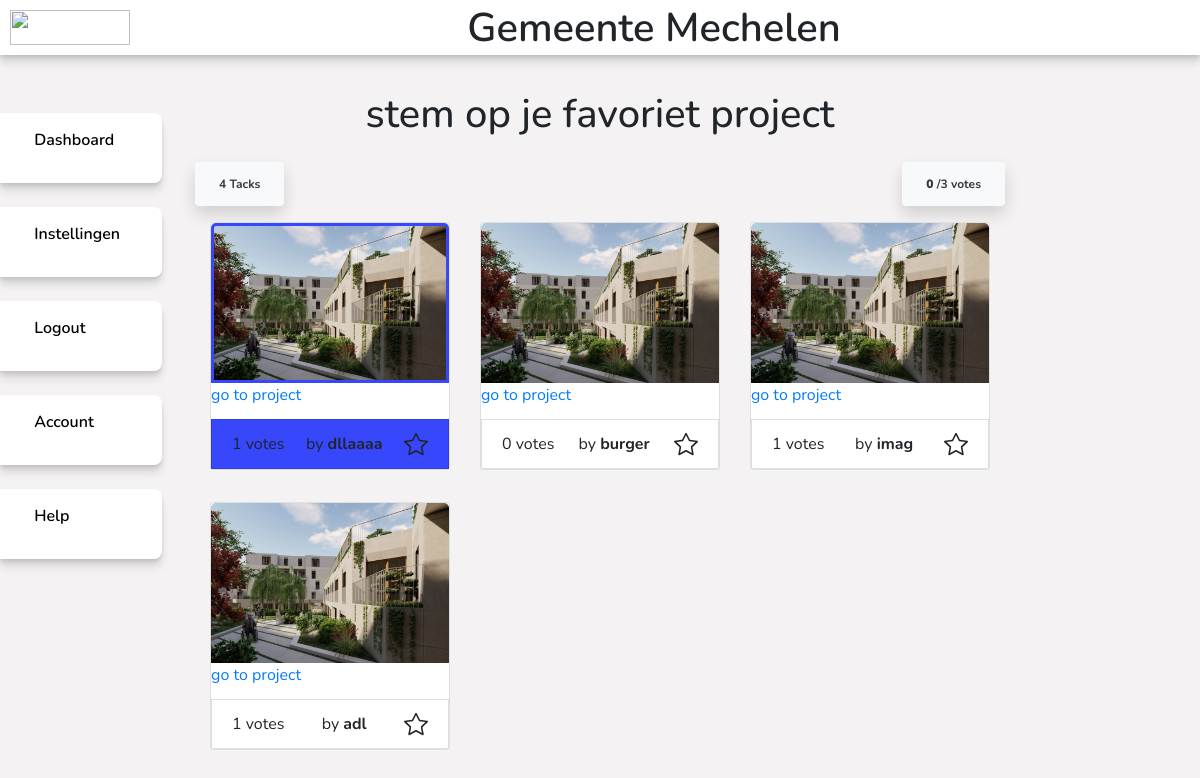
/projectVoting.php?projectId=2, run on the app's committed database.
### tables this page shows
CREATE TABLE `project_items` (
  `id` int(11) NOT NULL,
  `items` longtext,
  `user_id` int(11) NOT NULL,
  `project_id` int(11) NOT NULL,
  `status` varchar(255) NOT NULL,
  `budget` varchar(255) NOT NULL
);

CREATE TABLE `users` (
  `id` int(11) NOT NULL,
  `username` varchar(255) NOT NULL,
  `email` varchar(255) NOT NULL,
  `password` varchar(255) NOT NULL,
  `ProfilePicture` varchar(2000) DEFAULT NULL,
  `Type` int(1) NOT NULL
);

### inc/navdefiner.inc.php (called while the page is built, shortened)
<?php
$user = $_SESSION['user'];
$userType = $user['Type'];
$navClassA = '';
        $navClassD = '';
        $navClassE = '';
        $navClassF = '';
        $navClassG = '';

### src/core/Items.php (called while the page is built, shortened)
<?php
    class Items {
    public static function findAllItemsByProject($projectId){
        $conn = DB::getConnection();
        $statement = $conn->prepare("select * from project_items where project_id = :projectId");
        $statement->bindValue(':projectId', $projectId);
        $statement->execute();
        return $statement->fetchAll();
    }
    public static function getProjectWinner($projectId){
        $conn = DB::getConnection();
        $statement = $conn->prepare("select * from project_items where project_id = :projectId and status = :status");
        $statement->bindValue(':projectId', $projectId);
        $statement->bindValue(':status', "winner");
        $statement->execute();
        return $statement->fetch();
    }
}

### src/core/Votes.php (called while the page is built, shortened)
<?php
    class Votes {
    public static function getVotes($voterId, $projectId){
        $conn = DB::getConnection();
        $statement = $conn->prepare("select * from votes where voter_id = :voterId and project_id = :projectId");
        $statement->bindValue(':voterId', $voterId);
        $statement->bindValue(':projectId', $projectId);
        $statement->execute();
        return count($statement->fetchAll());
    }
    public static function getProjectVotes($userId, $projectId){
        $conn = DB::getConnection();
        $statement = $conn->prepare("select * from votes where user_id = :userId and project_id = :projectId");
        $statement->bindValue(':userId', $userId);
        $statement->bindValue(':projectId', $projectId);
        $statement->execute();
        return count($statement->fetchAll());
    }
    public static function isVoted($userId, $voterId, $projectId){
        $conn = DB::getConnection();
        $statement = $conn->prepare("select * from votes where voter_id = :voterId and user_id = :userId and project_id = :projectId");
        $statement->bindValue(':voterId', $voterId);
        $statement->bindValue(':userId', $userId);
        $statement->bindValue(':projectId', $projectId);
        $statement->execute();
        return $statement->fetchAll();
    }
}

### src/core/Burger.php (called while the page is built, shortened)
<?php
        class Burger {
        public static function getUserById($userId){
            $conn = DB::getConnection();
            $statement = $conn->prepare("select * from users where id = :id");
            $statement->bindValue("id", $userId);
            $statement->execute();
            return $statement->fetch();
        }
}

### projectVoting.php (the view, shortened to what this page needs)
<?php
include_once("inc/navdefiner.inc.php");
if(isset($_GET['projectId'])){
    $userProjects = Items::findAllItemsByProject($_GET['projectId']);
}else{
    $userProjects = "";
}
?>
<!DOCTYPE html>
<html lang="en">
<head>
<?php include_once("inc/header.inc.php"); ?>
    <link rel="stylesheet" href="https://cdn.jsdelivr.net/npm/bootstrap@4.1.3/dist/css/bootstrap.min.css">
</head>
<body>
    <?php include_once("inc/topnav.inc.php"); ?>
    <section id="navSection" class="d-inline-block">
    <?php include_once("inc/nav.inc.php"); ?>
    </section>
    <div class="d-flex justify-content-center" style="height: 100vh; top: 50px; position: relative; margin-left: 15%; width: 70%;">
        <div class="container d-flex flex-column" style="width: 100%; margin-left: 0; margin-right: 0;">
            <div class="text-center my-3">
                <h1>stem op je favoriet project</h1>
            </div>
            <?php if ($userProjects == null) : ?>
                <div class="alert alert-danger" role="alert">
                    probleem met het vinden van de projecten probeer opnieuw
                </div>
            <?php else : ?>
                <div class="d-flex flex-row justify-content-between">
                    <div class="shadow badge bg-light text-dark px-4 py-3"><?php echo count($userProjects) ?> Tacks</div>
                    <?php if ($userType == 0) : ?>
                        <div class="shadow badge bg-light text-dark px-4 py-3"><strong id="voteAmount"><?php echo Votes::getVotes($_SESSION['user']['id'], $_GET['projectId']) ?></strong> /3 votes</div>
                    <?php endif ?>
                </div>
                <div class="d-flex flex-row flex-wrap" style=" width: 100%;">
                    <?php foreach($userProjects as $userProject) : ?>
                            <div class="col-sm-4 my-3">
                                <div class="card align-self-end flex-column " >
                                <?php if (Items::getProjectWinner($_GET['projectId'])['user_id'] == $userProject['user_id']) : ?>
                                    <div class="card-img-top rounded-start shadow-1-strong"
                                        style="height: 160px; background-image: url('./css/images/project_back.jpg'); background-position: center center; background-size: cover; background-repeat: no-repeat; border: 3px solid #3647FC; border-radius: 5px 5px 0px 0px; ">
                                    </div>
                                <?php else: ?>
                                    <div class="card-img-top rounded-start shadow-1-strong"
                                        style="height: 160px; background-image: url('./css/images/project_back.jpg'); background-position: center center; background-size: cover; background-repeat: no-repeat; border-radius: 5px 5px 0px 0px; ">
                                    </div>
                                <?php endif; ?>
                                    <a class="card-title" href="viewProject.php?projectId=<?php echo $userProject['project_id']?>&userId=<?php echo $userProject['user_id']?>">go to project</a>
                                    <?php if (Items::getProjectWinner($_GET['projectId'])['user_id'] == $userProject['user_id']) : ?>
                                    <li class="card-text list-group-item d-flex justify-content-between align-items-center" style="border-radius: 0; background-color: #3647FC"> <span><?php echo Votes::getProjectVotes($userProject['user_id'], $userProject['project_id'])?> votes</span> <span>by <strong><?php echo Burger::getUserById($userProject['user_id'])['username'] ?></strong></span>
                                        <?php if ($userType == 0) : ?>
                                            <?php if (Votes::isVoted($userProject['user_id'], $_SESSION['user']['id'], $userProject['project_id'])) : ?>
                                                <svg xmlns="http://www.w3.org/2000/svg" width="24" height="24" fill="#52B69A" class="bi bi-star-fill" viewBox="0 0 16 16" data-user-id="<?php echo $userProject['user_id']?>" data-project-id="<?php echo $userProject['project_id']?>" data-voter-id="<?php echo $_SESSION['user']['id']?>">
                                                    <path d="M2.866 14.85c-.078.444.36.791.746.593l4.39-2.256 4.389 2.256c.386.198.824-.149.746-.592l-.83-4.73 3.522-3.356c.33-.314.16-.888-.282-.95l-4.898-.696L8.465.792a.513.513 0 0 0-.927 0L5.354 5.12l-4.898.696c-.441.062-.612.636-.283.95l3.523 3.356-.83 4.73zm4.905-2.767-3.686 1.894.694-3.957a.565.565 0 0 0-.163-.505L1.71 6.745l4.052-.576a.525.525 0 0 0 .393-.288L8 2.223l1.847 3.658a.525.525 0 0 0 .393.288l4.052.575-2.906 2.77a.565.565 0 0 0-.163.506l.694 3.957-3.686-1.894a.503.503 0 0 0-.461 0z"/>
                                                </svg>
                                            <?php else : ?>
                                                <svg xmlns="http://www.w3.org/2000/svg" width="24" height="24" fill="currentColor" class="bi bi-star-fill" viewBox="0 0 16 16" data-user-id="<?php echo $userProject['user_id']?>" data-project-id="<?php echo $userProject['project_id']?>" data-voter-id="<?php echo $_SESSION['user']['id']?>">
                                                    <path d="M2.866 14.85c-.078.444.36.791.746.593l4.39-2.256 4.389 2.256c.386.198.824-.149.746-.592l-.83-4.73 3.522-3.356c.33-.314.16-.888-.282-.95l-4.898-.696L8.465.792a.513.513 0 0 0-.927 0L5.354 5.12l-4.898.696c-.441.062-.612.636-.283.95l3.523 3.356-.83 4.73zm4.905-2.767-3.686 1.894.694-3.957a.565.565 0 0 0-.163-.505L1.71 6.745l4.052-.576a.525.525 0 0 0 .393-.288L8 2.223l1.847 3.658a.525.525 0 0 0 .393.288l4.052.575-2.906 2.77a.565.565 0 0 0-.163.506l.694 3.957-3.686-1.894a.503.503 0 0 0-.461 0z"/>
                                                </svg>
                                            <?php endif; ?>
                                        <?php endif; ?>
                                    </li>
                                    <?php else: ?>
                                        <li class="card-text list-group-item d-flex justify-content-between align-items-center" style="border-radius: 0;"> <span><?php echo Votes::getProjectVotes($userProject['user_id'], $userProject['project_id'])?> votes</span> <span>by <strong><?php echo Burger::getUserById($userProject['user_id'])['username'] ?></strong></span>
                                        <?php if ($userType == 0) : ?>
                                            <?php if (Votes::isVoted($userProject['user_id'], $_SESSION['user']['id'], $userProject['project_id'])) : ?>
                                                <svg xmlns="http://www.w3.org/2000/svg" width="24" height="24" fill="#52B69A" class="bi bi-star-fill" viewBox="0 0 16 16" data-user-id="<?php echo $userProject['user_id']?>" data-project-id="<?php echo $userProject['project_id']?>" data-voter-id="<?php echo $_SESSION['user']['id']?>">
                                                    <path d="M2.866 14.85c-.078.444.36.791.746.593l4.39-2.256 4.389 2.256c.386.198.824-.149.746-.592l-.83-4.73 3.522-3.356c.33-.314.16-.888-.282-.95l-4.898-.696L8.465.792a.513.513 0 0 0-.927 0L5.354 5.12l-4.898.696c-.441.062-.612.636-.283.95l3.523 3.356-.83 4.73zm4.905-2.767-3.686 1.894.694-3.957a.565.565 0 0 0-.163-.505L1.71 6.745l4.052-.576a.525.525 0 0 0 .393-.288L8 2.223l1.847 3.658a.525.525 0 0 0 .393.288l4.052.575-2.906 2.77a.565.565 0 0 0-.163.506l.694 3.957-3.686-1.894a.503.503 0 0 0-.461 0z"/>
                                                </svg>
                                            <?php else : ?>
                                                <svg xmlns="http://www.w3.org/2000/svg" width="24" height="24" fill="currentColor" class="bi bi-star-fill" viewBox="0 0 16 16" data-user-id="<?php echo $userProject['user_id']?>" data-project-id="<?php echo $userProject['project_id']?>" data-voter-id="<?php echo $_SESSION['user']['id']?>">
                                                    <path d="M2.866 14.85c-.078.444.36.791.746.593l4.39-2.256 4.389 2.256c.386.198.824-.149.746-.592l-.83-4.73 3.522-3.356c.33-.314.16-.888-.282-.95l-4.898-.696L8.465.792a.513.513 0 0 0-.927 0L5.354 5.12l-4.898.696c-.441.062-.612.636-.283.95l3.523 3.356-.83 4.73zm4.905-2.767-3.686 1.894.694-3.957a.565.565 0 0 0-.163-.505L1.71 6.745l4.052-.576a.525.525 0 0 0 .393-.288L8 2.223l1.847 3.658a.525.525 0 0 0 .393.288l4.052.575-2.906 2.77a.565.565 0 0 0-.163.506l.694 3.957-3.686-1.894a.503.503 0 0 0-.461 0z"/>
                                                </svg>
                                            <?php endif; ?>
                                        <?php endif; ?>
                                    </li>
                                    <?php endif; ?>
                                </div>
                            </div>
                    <?php endforeach; ?>
            <?php endif; ?>
        </div>
    </div>
</body>
</html>

### inc/header.inc.php (shortened to what this page needs)
<link rel="stylesheet" href="css/app.css">

### inc/topnav.inc.php (shortened to what this page needs)
<nav id="" class="topnav">
        <div class="">
            <a class="" href="dashboard.php"><img src="https://res.cloudinary.com/dgypufy9k/image/upload/v1654942012/Tackit_Assets/tackit_logo_vupbtk.svg" style="height: 35px; margin: 10px;" alt=""></a>
        </div>
        <div class="">
            <h1>Gemeente Mechelen</h1>
        </div>
    </nav>

### inc/nav.inc.php (shortened to what this page needs)
<ul class="Navigation">
    <a href="dashboard.php"><li class="<?php echo $navClassA; ?>">
    Dashboard</li></a>
    <a href="instellingen.php"><li class="<?php echo $navClassD; ?>">
    Instellingen</li></a>
    <a href="Logout.php"><li class="<?php echo $navClassE; ?>">
    Logout</li></a>
    <a href="account.php"><li class="<?php echo $navClassF; ?>">
    Account</li></a>
    <a href="help.php"><li class="<?php echo $navClassG; ?>">
    Help</li></a>
</ul>

### css/app.css (style rules this page uses)
html { margin: 0; scrollbar-width: none; font-family: 'Nunito', sans-serif !important; }
body { margin: 0; background-color: #F4F2F3 !important; font-family: 'Nunito', sans-serif!important; }
.topnav { display: flex; justify-content: space-between; align-items: center; background-color: white; position: fixed; top: 0; z-index: 10; width: 100%; box-shadow: 0 1px 1px rgba(0, 0, 0, 0.01), 0 2px 2px rgba(0, 0, 0, 0.04), 0 4px 4px rgba(0, 0, 0, 0.08), 0 8px 8px rgba(0, 0, 0, 0.10); }
.topnav h1 { font-size: 2.5rem; margin-top: 0; margin-bottom: 0; font-weight: 600; font-family: 'Nunito', sans-serif !important; }
.topnav img:first-of-type { width: 100%; }
.topnav div:first-of-type { width: 10%; }
.Navigation { margin-top: 3.6%; position: fixed; width: 15%; font-family: 'Nunito', sans-serif !important; font-weight: 600; }
.Navigation a { text-decoration: none; padding: 10% 10% 10% 10%; }
.Navigation li { box-sizing: border-box; font-size: 1.5em; border-radius: 0 8px 8px 0; background-color: white; list-style-type: none; color: black; width: 90%; padding: 5% 10% 5% 10%; margin-left: 0; box-shadow: 0 1px 1px rgba(0, 0, 0, 0.01), 0 2px 2px rgba(0, 0, 0, 0.04), 0 4px 4px rgba(0, 0, 0, 0.08), 0 8px 8px rgba(0, 0, 0, 0.10); }
.Navigation { margin-left: 0 !important; padding-inline-start: 0 !important; }
#navSection { width: 20%; }
@media only screen and (max-width: 1440px) { .Navigation li { font-size: 1em; } }
@media only screen and (max-width: 1440px) { .Navigation { margin-top: 6%; } }
@media only screen and (max-width: 1440px) { .Navigation li { padding-top: 15px; padding-left: 30px; height: 70px; } }

### data on the page
project_items: project_id "1", user.username "dllaaaa"
project_items: project_id "0", user.username "burger"
project_items: project_id "1", user.username "imag"
project_items: project_id "1", user.username "adl"

### other printed values
count($userProjects) "4"
Votes::getVotes($_SESSION['user']['id'], $_GET['projectId']) "0"
